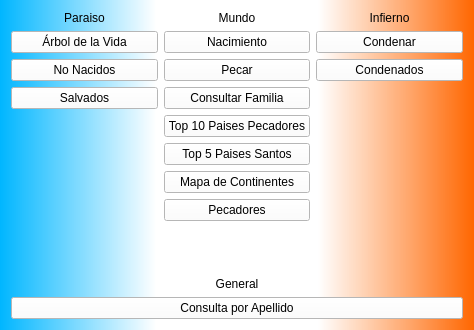
<?xml version="1.0" encoding="UTF-8"?>
<ui version="4.0">
 <class>VentanaMundo</class>
 <widget class="QWidget" name="VentanaMundo">
  <property name="geometry">
   <rect>
    <x>0</x>
    <y>0</y>
    <width>474</width>
    <height>330</height>
   </rect>
  </property>
  <property name="minimumSize">
   <size>
    <width>474</width>
    <height>330</height>
   </size>
  </property>
  <property name="maximumSize">
   <size>
    <width>474</width>
    <height>330</height>
   </size>
  </property>
  <property name="windowTitle">
   <string>Mundo</string>
  </property>
  <property name="windowIcon">
   <iconset>
    <normaloff>:/imagenes/recursos/imagenes/44386.png</normaloff>:/imagenes/recursos/imagenes/44386.png</iconset>
  </property>
  <property name="styleSheet">
   <string notr="true">background-color: qlineargradient(spread:pad, x1:0, y1:0, x2:1, y2:0, stop:0 rgba(0, 182, 255, 255), stop:0.329545 rgba(255, 255, 255, 255), stop:0.670455 rgba(255, 255, 255, 255), stop:1 rgba(255, 102, 0, 255));</string>
  </property>
  <layout class="QVBoxLayout" name="verticalLayout_4">
   <item>
    <layout class="QHBoxLayout" name="horizontalLayout">
     <item>
      <layout class="QVBoxLayout" name="verticalLayout">
       <item>
        <widget class="QLabel" name="paraiso">
         <property name="styleSheet">
          <string notr="true">background-color: rgba(255, 255, 255, 0);
font: 25 14pt &quot;Perpetua Titling MT&quot;;</string>
         </property>
         <property name="text">
          <string>Paraiso</string>
         </property>
         <property name="alignment">
          <set>Qt::AlignCenter</set>
         </property>
        </widget>
       </item>
       <item>
        <widget class="QPushButton" name="botonArbol">
         <property name="styleSheet">
          <string notr="true">background-color: rgb(255, 255, 255);
font: 75 16pt &quot;System&quot;;</string>
         </property>
         <property name="text">
          <string>Árbol de la Vida</string>
         </property>
        </widget>
       </item>
       <item>
        <widget class="QPushButton" name="botonNoNacidos">
         <property name="styleSheet">
          <string notr="true">background-color: rgb(255, 255, 255);
font: 75 16pt &quot;System&quot;;</string>
         </property>
         <property name="text">
          <string>No Nacidos</string>
         </property>
        </widget>
       </item>
       <item>
        <widget class="QPushButton" name="botonSalvados">
         <property name="styleSheet">
          <string notr="true">background-color: rgb(255, 255, 255);
font: 75 16pt &quot;System&quot;;</string>
         </property>
         <property name="text">
          <string>Salvados</string>
         </property>
        </widget>
       </item>
       <item>
        <spacer name="verticalSpacer">
         <property name="orientation">
          <enum>Qt::Vertical</enum>
         </property>
         <property name="sizeHint" stdset="0">
          <size>
           <width>20</width>
           <height>40</height>
          </size>
         </property>
        </spacer>
       </item>
      </layout>
     </item>
     <item>
      <layout class="QVBoxLayout" name="verticalLayout_3">
       <item>
        <widget class="QLabel" name="mundo">
         <property name="styleSheet">
          <string notr="true">background-color: rgba(255, 255, 255, 0);
font: 14pt &quot;Small Fonts&quot;;</string>
         </property>
         <property name="text">
          <string>Mundo</string>
         </property>
         <property name="alignment">
          <set>Qt::AlignCenter</set>
         </property>
        </widget>
       </item>
       <item>
        <widget class="QPushButton" name="botonNacimiento">
         <property name="styleSheet">
          <string notr="true">background-color: rgb(255, 255, 255);
font: 75 16pt &quot;System&quot;;</string>
         </property>
         <property name="text">
          <string>Nacimiento</string>
         </property>
        </widget>
       </item>
       <item>
        <widget class="QPushButton" name="botonPecar">
         <property name="styleSheet">
          <string notr="true">background-color: rgb(255, 255, 255);
font: 75 16pt &quot;System&quot;;</string>
         </property>
         <property name="text">
          <string>Pecar</string>
         </property>
        </widget>
       </item>
       <item>
        <widget class="QPushButton" name="botonFamilia">
         <property name="styleSheet">
          <string notr="true">background-color: rgb(255, 255, 255);
font: 75 16pt &quot;System&quot;;</string>
         </property>
         <property name="text">
          <string>Consultar Familia</string>
         </property>
        </widget>
       </item>
       <item>
        <widget class="QPushButton" name="botonTop10">
         <property name="styleSheet">
          <string notr="true">background-color: rgb(255, 255, 255);
font: 75 16pt &quot;System&quot;;</string>
         </property>
         <property name="text">
          <string>Top 10 Paises Pecadores</string>
         </property>
        </widget>
       </item>
       <item>
        <widget class="QPushButton" name="botonTop5">
         <property name="styleSheet">
          <string notr="true">background-color: rgb(255, 255, 255);
font: 75 16pt &quot;System&quot;;</string>
         </property>
         <property name="text">
          <string>Top 5 Paises Santos</string>
         </property>
        </widget>
       </item>
       <item>
        <widget class="QPushButton" name="botonMapa">
         <property name="styleSheet">
          <string notr="true">background-color: rgb(255, 255, 255);
font: 75 16pt &quot;System&quot;;</string>
         </property>
         <property name="text">
          <string>Mapa de Continentes</string>
         </property>
        </widget>
       </item>
       <item>
        <widget class="QPushButton" name="botonPecadores">
         <property name="styleSheet">
          <string notr="true">background-color: rgb(255, 255, 255);
font: 75 16pt &quot;System&quot;;</string>
         </property>
         <property name="text">
          <string>Pecadores</string>
         </property>
        </widget>
       </item>
       <item>
        <spacer name="verticalSpacer_2">
         <property name="orientation">
          <enum>Qt::Vertical</enum>
         </property>
         <property name="sizeHint" stdset="0">
          <size>
           <width>20</width>
           <height>40</height>
          </size>
         </property>
        </spacer>
       </item>
      </layout>
     </item>
     <item>
      <layout class="QVBoxLayout" name="verticalLayout_2">
       <item>
        <widget class="QLabel" name="infierno">
         <property name="styleSheet">
          <string notr="true">background-color: rgba(255, 255, 255, 0);
font: 16pt &quot;Chiller&quot;;</string>
         </property>
         <property name="text">
          <string>Infierno</string>
         </property>
         <property name="alignment">
          <set>Qt::AlignCenter</set>
         </property>
        </widget>
       </item>
       <item>
        <widget class="QPushButton" name="botonCondenar">
         <property name="styleSheet">
          <string notr="true">background-color: rgb(255, 255, 255);
font: 75 16pt &quot;System&quot;;</string>
         </property>
         <property name="text">
          <string>Condenar</string>
         </property>
        </widget>
       </item>
       <item>
        <widget class="QPushButton" name="botonCondenados">
         <property name="styleSheet">
          <string notr="true">background-color: rgb(255, 255, 255);
font: 75 16pt &quot;System&quot;;</string>
         </property>
         <property name="text">
          <string>Condenados</string>
         </property>
        </widget>
       </item>
       <item>
        <spacer name="verticalSpacer_3">
         <property name="orientation">
          <enum>Qt::Vertical</enum>
         </property>
         <property name="sizeHint" stdset="0">
          <size>
           <width>20</width>
           <height>40</height>
          </size>
         </property>
        </spacer>
       </item>
      </layout>
     </item>
    </layout>
   </item>
   <item>
    <widget class="QLabel" name="general">
     <property name="styleSheet">
      <string notr="true">background-color: rgba(255, 255, 255, 0);
font: 14pt &quot;Agency FB&quot;;</string>
     </property>
     <property name="text">
      <string>General</string>
     </property>
     <property name="alignment">
      <set>Qt::AlignCenter</set>
     </property>
    </widget>
   </item>
   <item>
    <widget class="QPushButton" name="botonApellido">
     <property name="styleSheet">
      <string notr="true">background-color: rgb(255, 255, 255);
font: 75 16pt &quot;System&quot;;</string>
     </property>
     <property name="text">
      <string>Consulta por Apellido</string>
     </property>
    </widget>
   </item>
  </layout>
 </widget>
 <resources/>
 <connections/>
</ui>
